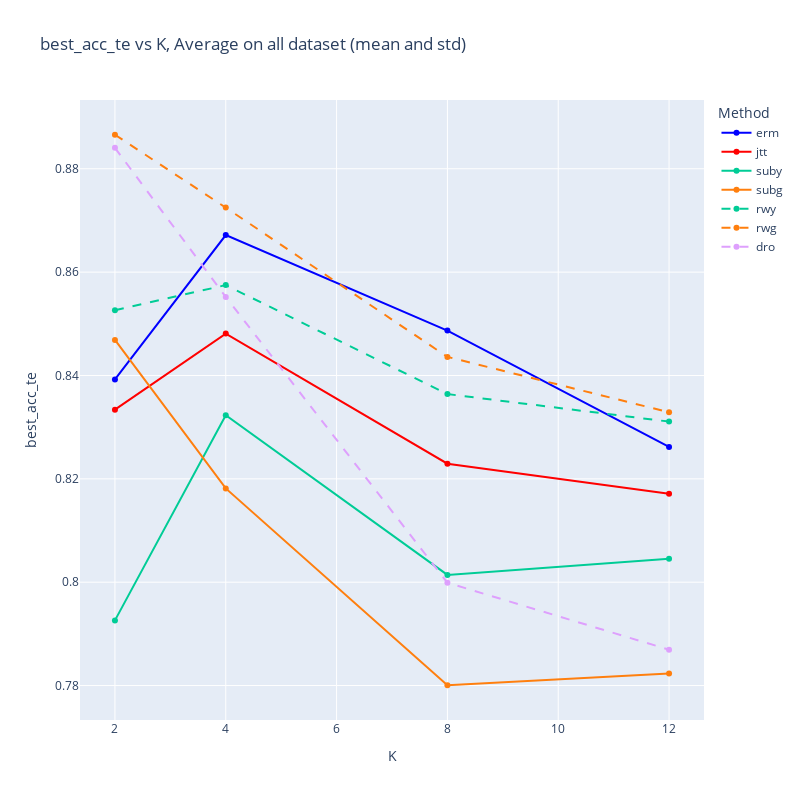

Source (notebook cell):
### Code cell
x_axis = 'K'
y_axis = 'best_acc_te' #'mean_grp_acc_te'
plot_graph_all(df_fix_mu, x_axis, y_axis,error_bars=ERROR_BARS, normalize=NORMALIZE)

### Figure 1 — Plotly figure (JSON) as saved in the notebook; plotly's stock layout.template omitted (floating-point values rounded to 4 significant figures)
{"data": [{"line": {"color": "blue", "dash": "solid"}, "mode": "lines+markers", "name": "erm", "type": "scatter", "x": [2, 4, 8, 12], "y": [0.8392, 0.8672, 0.8487, 0.8262]}, {"line": {"color": "red", "dash": "solid"}, "mode": "lines+markers", "name": "jtt", "type": "scatter", "x": [2, 4, 8, 12], "y": [0.8334, 0.8481, 0.8229, 0.8171]}, {"line": {"color": "#00CC96", "dash": "solid"}, "mode": "lines+markers", "name": "suby", "type": "scatter", "x": [2, 4, 8, 12], "y": [0.7926, 0.8323, 0.8014, 0.8045]}, {"line": {"color": "#ff7f0e", "dash": "solid"}, "mode": "lines+markers", "name": "subg", "type": "scatter", "x": [2, 4, 8, 12], "y": [0.8469, 0.8182, 0.7801, 0.7824]}, {"line": {"color": "#00CC96", "dash": "dash"}, "mode": "lines+markers", "name": "rwy", "type": "scatter", "x": [2, 4, 8, 12], "y": [0.8526, 0.8575, 0.8364, 0.8311]}, {"line": {"color": "#ff7f0e", "dash": "dash"}, "mode": "lines+markers", "name": "rwg", "type": "scatter", "x": [2, 4, 8, 12], "y": [0.8866, 0.8725, 0.8436, 0.8329]}, {"line": {"color": "#DEA0FD", "dash": "dash"}, "mode": "lines+markers", "name": "dro", "type": "scatter", "x": [2, 4, 8, 12], "y": [0.8841, 0.8552, 0.7999, 0.7869]}], "layout": {"height": 800, "legend": {"title": {"text": "Method"}}, "title": {"text": "best_acc_te vs K, Average on all dataset (mean and std)"}, "width": 800, "xaxis": {"title": {"text": "K"}}, "yaxis": {"title": {"text": "best_acc_te"}}}}
